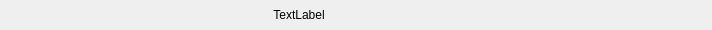
<?xml version="1.0" encoding="UTF-8"?>
<ui version="4.0">
 <class>DraggableToolbar</class>
 <widget class="QWidget" name="DraggableToolbar">
  <property name="geometry">
   <rect>
    <x>0</x>
    <y>0</y>
    <width>712</width>
    <height>30</height>
   </rect>
  </property>
  <property name="minimumSize">
   <size>
    <width>0</width>
    <height>28</height>
   </size>
  </property>
  <property name="maximumSize">
   <size>
    <width>16777215</width>
    <height>30</height>
   </size>
  </property>
  <property name="windowTitle">
   <string>Form</string>
  </property>
  <layout class="QHBoxLayout" name="mainHorizontalLayout" stretch="0,1,0,0">
   <property name="spacing">
    <number>0</number>
   </property>
   <property name="leftMargin">
    <number>2</number>
   </property>
   <property name="topMargin">
    <number>2</number>
   </property>
   <property name="rightMargin">
    <number>2</number>
   </property>
   <property name="bottomMargin">
    <number>2</number>
   </property>
   <item>
    <spacer name="horizontalSpacer">
     <property name="orientation">
      <enum>Qt::Horizontal</enum>
     </property>
     <property name="sizeType">
      <enum>QSizePolicy::Fixed</enum>
     </property>
     <property name="sizeHint" stdset="0">
      <size>
       <width>40</width>
       <height>20</height>
      </size>
     </property>
    </spacer>
   </item>
   <item>
    <widget class="QLabel" name="label">
     <property name="text">
      <string>TextLabel</string>
     </property>
     <property name="alignment">
      <set>Qt::AlignCenter</set>
     </property>
    </widget>
   </item>
   <item>
    <widget class="QWidget" name="widgetButtons" native="true">
     <property name="minimumSize">
      <size>
       <width>130</width>
       <height>24</height>
      </size>
     </property>
     <property name="maximumSize">
      <size>
       <width>110</width>
       <height>24</height>
      </size>
     </property>
     <layout class="QHBoxLayout" name="horizontalLayout">
      <property name="spacing">
       <number>0</number>
      </property>
      <property name="leftMargin">
       <number>0</number>
      </property>
      <property name="topMargin">
       <number>0</number>
      </property>
      <property name="rightMargin">
       <number>0</number>
      </property>
      <property name="bottomMargin">
       <number>0</number>
      </property>
      <item>
       <spacer name="horizontalSpacer_2">
        <property name="orientation">
         <enum>Qt::Horizontal</enum>
        </property>
        <property name="sizeHint" stdset="0">
         <size>
          <width>0</width>
          <height>0</height>
         </size>
        </property>
       </spacer>
      </item>
      <item>
       <widget class="QPushButton" name="buttonBackground">
        <property name="minimumSize">
         <size>
          <width>24</width>
          <height>24</height>
         </size>
        </property>
        <property name="maximumSize">
         <size>
          <width>24</width>
          <height>24</height>
         </size>
        </property>
        <property name="toolTip">
         <string>&lt;html&gt;&lt;head/&gt;&lt;body&gt;&lt;p&gt;&lt;span style=&quot; font-weight:600;&quot;&gt;Drag and Drop &lt;/span&gt;a timeseries here, to assign a color to the background, using the ColorMap.&lt;/p&gt;&lt;p&gt;Click this button to change it.&lt;/p&gt;&lt;/body&gt;&lt;/html&gt;</string>
        </property>
        <property name="text">
         <string/>
        </property>
        <property name="icon">
         <iconset resource="resource.qrc">
          <normaloff>:/resources/svg/color_background.svg</normaloff>:/resources/svg/color_background.svg</iconset>
        </property>
        <property name="iconSize">
         <size>
          <width>18</width>
          <height>18</height>
         </size>
        </property>
        <property name="checkable">
         <bool>false</bool>
        </property>
        <property name="flat">
         <bool>true</bool>
        </property>
       </widget>
      </item>
      <item>
       <widget class="QPushButton" name="buttonSplitHorizontal">
        <property name="minimumSize">
         <size>
          <width>24</width>
          <height>24</height>
         </size>
        </property>
        <property name="maximumSize">
         <size>
          <width>24</width>
          <height>24</height>
         </size>
        </property>
        <property name="focusPolicy">
         <enum>Qt::NoFocus</enum>
        </property>
        <property name="toolTip">
         <string>Add Panel Right</string>
        </property>
        <property name="text">
         <string/>
        </property>
        <property name="icon">
         <iconset resource="resource.qrc">
          <normaloff>:/resources/svg/add_column.svg</normaloff>:/resources/svg/add_column.svg</iconset>
        </property>
        <property name="iconSize">
         <size>
          <width>20</width>
          <height>20</height>
         </size>
        </property>
        <property name="flat">
         <bool>true</bool>
        </property>
       </widget>
      </item>
      <item>
       <widget class="QPushButton" name="buttonSplitVertical">
        <property name="minimumSize">
         <size>
          <width>24</width>
          <height>24</height>
         </size>
        </property>
        <property name="maximumSize">
         <size>
          <width>24</width>
          <height>24</height>
         </size>
        </property>
        <property name="focusPolicy">
         <enum>Qt::NoFocus</enum>
        </property>
        <property name="toolTip">
         <string>Add Panel Below</string>
        </property>
        <property name="text">
         <string/>
        </property>
        <property name="icon">
         <iconset resource="resource.qrc">
          <normaloff>:/resources/svg/add_row.svg</normaloff>:/resources/svg/add_row.svg</iconset>
        </property>
        <property name="iconSize">
         <size>
          <width>20</width>
          <height>20</height>
         </size>
        </property>
        <property name="flat">
         <bool>true</bool>
        </property>
       </widget>
      </item>
      <item>
       <widget class="QPushButton" name="buttonFullscreen">
        <property name="minimumSize">
         <size>
          <width>24</width>
          <height>24</height>
         </size>
        </property>
        <property name="maximumSize">
         <size>
          <width>24</width>
          <height>24</height>
         </size>
        </property>
        <property name="focusPolicy">
         <enum>Qt::NoFocus</enum>
        </property>
        <property name="toolTip">
         <string>&lt;html&gt;&lt;head/&gt;&lt;body&gt;&lt;p&gt;Fullscreen&lt;/p&gt;&lt;/body&gt;&lt;/html&gt;</string>
        </property>
        <property name="text">
         <string/>
        </property>
        <property name="icon">
         <iconset resource="resource.qrc">
          <normaloff>:/resources/svg/expand.svg</normaloff>:/resources/svg/expand.svg</iconset>
        </property>
        <property name="iconSize">
         <size>
          <width>20</width>
          <height>20</height>
         </size>
        </property>
        <property name="checkable">
         <bool>false</bool>
        </property>
        <property name="flat">
         <bool>true</bool>
        </property>
       </widget>
      </item>
     </layout>
    </widget>
   </item>
   <item>
    <widget class="QPushButton" name="buttonClose">
     <property name="minimumSize">
      <size>
       <width>24</width>
       <height>24</height>
      </size>
     </property>
     <property name="maximumSize">
      <size>
       <width>24</width>
       <height>24</height>
      </size>
     </property>
     <property name="focusPolicy">
      <enum>Qt::NoFocus</enum>
     </property>
     <property name="toolTip">
      <string>&lt;html&gt;&lt;head/&gt;&lt;body&gt;&lt;p&gt;Close Plot Area&lt;/p&gt;&lt;/body&gt;&lt;/html&gt;</string>
     </property>
     <property name="text">
      <string/>
     </property>
     <property name="icon">
      <iconset resource="resource.qrc">
       <normaloff>:/resources/svg/close-button.svg</normaloff>:/resources/svg/close-button.svg</iconset>
     </property>
     <property name="iconSize">
      <size>
       <width>20</width>
       <height>20</height>
      </size>
     </property>
     <property name="flat">
      <bool>true</bool>
     </property>
    </widget>
   </item>
  </layout>
 </widget>
 <resources>
  <include location="resource.qrc"/>
 </resources>
 <connections/>
</ui>
